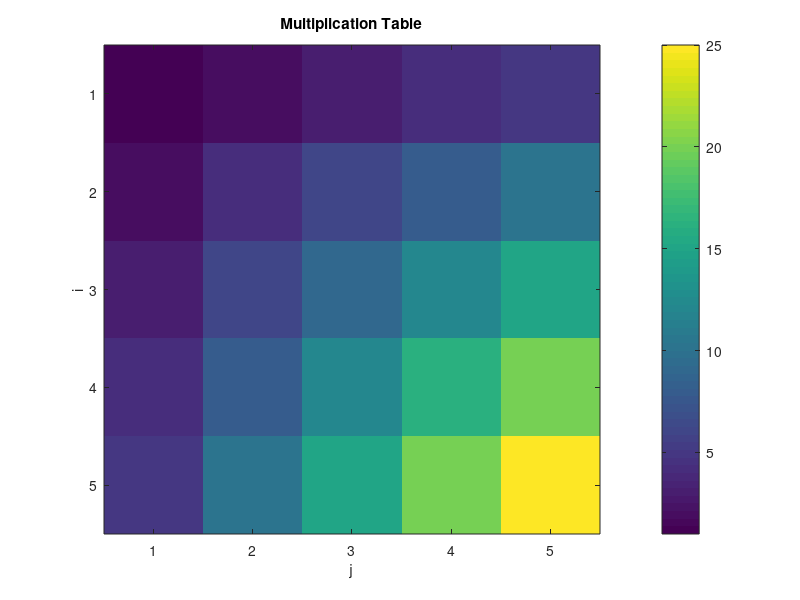
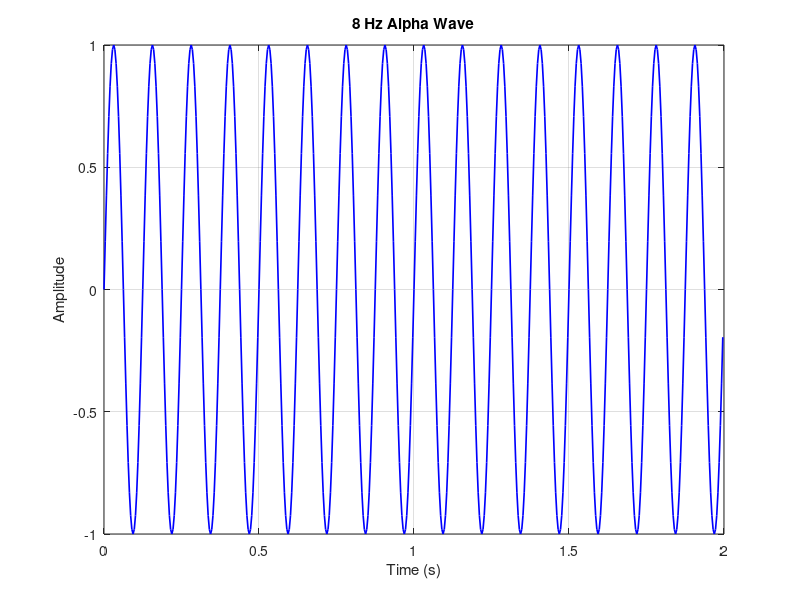

Write MATLAB code to recreate these figures, in order.
%% ============================================================
%  WARM-UP SOLUTIONS  |  Lesson 5
% ============================================================

%% TASK 1: Squares
squares = zeros(1, 10);
for k = 1:10
    squares(k) = k^2;
end
disp(squares)
% 1  4  9  16  25  36  49  64  81  100


%% TASK 2: Evens and Odds
evens = [];
odds  = [];
for k = 1:30
    if mod(k, 2) == 0
        evens = [evens, k];
    else
        odds = [odds, k];
    end
end
fprintf('Evens: %d values\n', length(evens))
fprintf('Odds:  %d values\n', length(odds))


%% TASK 3: Doubling
x     = 1;
count = 0;
while x <= 1000
    x     = x * 2;
    count = count + 1;
end
fprintf('Final value: %d   Steps taken: %d\n', x, count)
% 1024 after 10 steps


%% TASK 4: Multiplication Table
M = zeros(5, 5);
for i = 1:5
    for j = 1:5
        M(i, j) = i * j;
    end
end
disp(M)
figure;
imagesc(M); colorbar;
title('Multiplication Table');
xlabel('j'); ylabel('i');


%% TASK 5: Sine Signal
Fs = 256;   % sampling rate
T = 2;      % duration
t  = 0 : 1/Fs : T - 1/Fs;
N  = length(t);
Freq = 8;

signal = zeros(1, N);
for k = 1:N
    signal(k) = sin(2*pi * Freq * t(k));
end
figure;
plot(t, signal, 'b', 'LineWidth', 1.2);
xlabel('Time (s)'); ylabel('Amplitude');
title('8 Hz Alpha Wave'); grid on;
